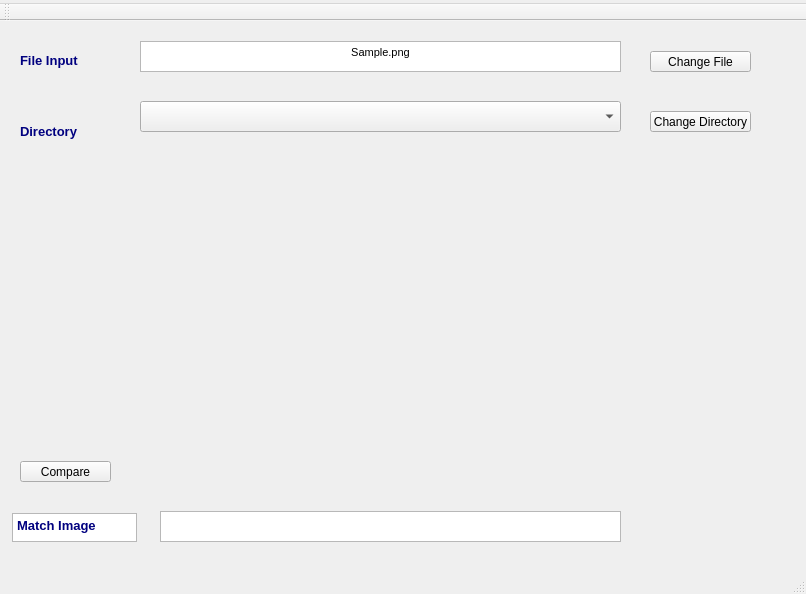
<?xml version="1.0" encoding="UTF-8"?>
<ui version="4.0">
 <class>MainWindow</class>
 <widget class="QMainWindow" name="MainWindow">
  <property name="geometry">
   <rect>
    <x>0</x>
    <y>0</y>
    <width>806</width>
    <height>594</height>
   </rect>
  </property>
  <property name="windowTitle">
   <string>Face Recognition OpenBR</string>
  </property>
  <widget class="QWidget" name="centralWidget">
   <widget class="QLabel" name="label">
    <property name="geometry">
     <rect>
      <x>20</x>
      <y>30</y>
      <width>71</width>
      <height>20</height>
     </rect>
    </property>
    <property name="text">
     <string>&lt;html&gt;&lt;head/&gt;&lt;body&gt;&lt;p&gt;&lt;span style=&quot; font-size:10pt; font-weight:600; color:#00007f;&quot;&gt;File Input&lt;/span&gt;&lt;/p&gt;&lt;/body&gt;&lt;/html&gt;</string>
    </property>
   </widget>
   <widget class="QLabel" name="label_2">
    <property name="geometry">
     <rect>
      <x>20</x>
      <y>90</y>
      <width>97</width>
      <height>41</height>
     </rect>
    </property>
    <property name="text">
     <string>&lt;html&gt;&lt;head/&gt;&lt;body&gt;&lt;p&gt;&lt;span style=&quot; font-size:10pt; font-weight:600; color:#00007f;&quot;&gt;Directory&lt;/span&gt;&lt;/p&gt;&lt;/body&gt;&lt;/html&gt;</string>
    </property>
   </widget>
   <widget class="QTextEdit" name="choosen_image">
    <property name="geometry">
     <rect>
      <x>140</x>
      <y>20</y>
      <width>481</width>
      <height>31</height>
     </rect>
    </property>
    <property name="html">
     <string>&lt;!DOCTYPE HTML PUBLIC &quot;-//W3C//DTD HTML 4.0//EN&quot; &quot;http://www.w3.org/TR/REC-html40/strict.dtd&quot;&gt;
&lt;html&gt;&lt;head&gt;&lt;meta name=&quot;qrichtext&quot; content=&quot;1&quot; /&gt;&lt;style type=&quot;text/css&quot;&gt;
p, li { white-space: pre-wrap; }
&lt;/style&gt;&lt;/head&gt;&lt;body style=&quot; font-family:'MS Shell Dlg 2'; font-size:8.25pt; font-weight:400; font-style:normal;&quot;&gt;
&lt;p align=&quot;center&quot; style=&quot; margin-top:0px; margin-bottom:0px; margin-left:0px; margin-right:0px; -qt-block-indent:0; text-indent:0px;&quot;&gt;Sample.png&lt;/p&gt;&lt;/body&gt;&lt;/html&gt;</string>
    </property>
   </widget>
   <widget class="QPushButton" name="Change_directory">
    <property name="geometry">
     <rect>
      <x>650</x>
      <y>90</y>
      <width>101</width>
      <height>21</height>
     </rect>
    </property>
    <property name="text">
     <string>Change Directory</string>
    </property>
   </widget>
   <widget class="QPushButton" name="pushButton_3">
    <property name="geometry">
     <rect>
      <x>20</x>
      <y>440</y>
      <width>91</width>
      <height>21</height>
     </rect>
    </property>
    <property name="text">
     <string>Compare</string>
    </property>
   </widget>
   <widget class="QTextEdit" name="textEdit_3">
    <property name="geometry">
     <rect>
      <x>160</x>
      <y>490</y>
      <width>461</width>
      <height>31</height>
     </rect>
    </property>
   </widget>
   <widget class="QPushButton" name="Change_file">
    <property name="geometry">
     <rect>
      <x>650</x>
      <y>30</y>
      <width>101</width>
      <height>21</height>
     </rect>
    </property>
    <property name="text">
     <string>Change File</string>
    </property>
   </widget>
   <widget class="QLabel" name="label_pic">
    <property name="geometry">
     <rect>
      <x>20</x>
      <y>130</y>
      <width>331</width>
      <height>261</height>
     </rect>
    </property>
    <property name="autoFillBackground">
     <bool>true</bool>
    </property>
    <property name="text">
     <string/>
    </property>
   </widget>
   <widget class="QComboBox" name="dirComboBox">
    <property name="geometry">
     <rect>
      <x>140</x>
      <y>80</y>
      <width>481</width>
      <height>31</height>
     </rect>
    </property>
   </widget>
   <widget class="QTextEdit" name="textEdit">
    <property name="geometry">
     <rect>
      <x>12</x>
      <y>492</y>
      <width>125</width>
      <height>29</height>
     </rect>
    </property>
    <property name="html">
     <string>&lt;!DOCTYPE HTML PUBLIC &quot;-//W3C//DTD HTML 4.0//EN&quot; &quot;http://www.w3.org/TR/REC-html40/strict.dtd&quot;&gt;
&lt;html&gt;&lt;head&gt;&lt;meta name=&quot;qrichtext&quot; content=&quot;1&quot; /&gt;&lt;style type=&quot;text/css&quot;&gt;
p, li { white-space: pre-wrap; }
&lt;/style&gt;&lt;/head&gt;&lt;body style=&quot; font-family:'MS Shell Dlg 2'; font-size:8.25pt; font-weight:400; font-style:normal;&quot;&gt;
&lt;p style=&quot; margin-top:0px; margin-bottom:0px; margin-left:0px; margin-right:0px; -qt-block-indent:0; text-indent:0px;&quot;&gt;&lt;span style=&quot; font-size:10pt; font-weight:600; color:#00007f;&quot;&gt;Match Image&lt;/span&gt;&lt;/p&gt;&lt;/body&gt;&lt;/html&gt;</string>
    </property>
   </widget>
   <widget class="QLabel" name="label_pic_2">
    <property name="geometry">
     <rect>
      <x>408</x>
      <y>132</y>
      <width>331</width>
      <height>261</height>
     </rect>
    </property>
    <property name="autoFillBackground">
     <bool>true</bool>
    </property>
    <property name="text">
     <string/>
    </property>
   </widget>
  </widget>
  <widget class="QMenuBar" name="menuBar">
   <property name="geometry">
    <rect>
     <x>0</x>
     <y>0</y>
     <width>806</width>
     <height>21</height>
    </rect>
   </property>
   <widget class="QMenu" name="menuFace_Recognition_OpenBR">
    <property name="title">
     <string/>
    </property>
   </widget>
   <addaction name="menuFace_Recognition_OpenBR"/>
  </widget>
  <widget class="QToolBar" name="mainToolBar">
   <attribute name="toolBarArea">
    <enum>TopToolBarArea</enum>
   </attribute>
   <attribute name="toolBarBreak">
    <bool>false</bool>
   </attribute>
  </widget>
  <widget class="QStatusBar" name="statusBar"/>
 </widget>
 <layoutdefault spacing="6" margin="11"/>
 <resources/>
 <connections/>
 <slots>
  <slot>open()</slot>
 </slots>
</ui>
